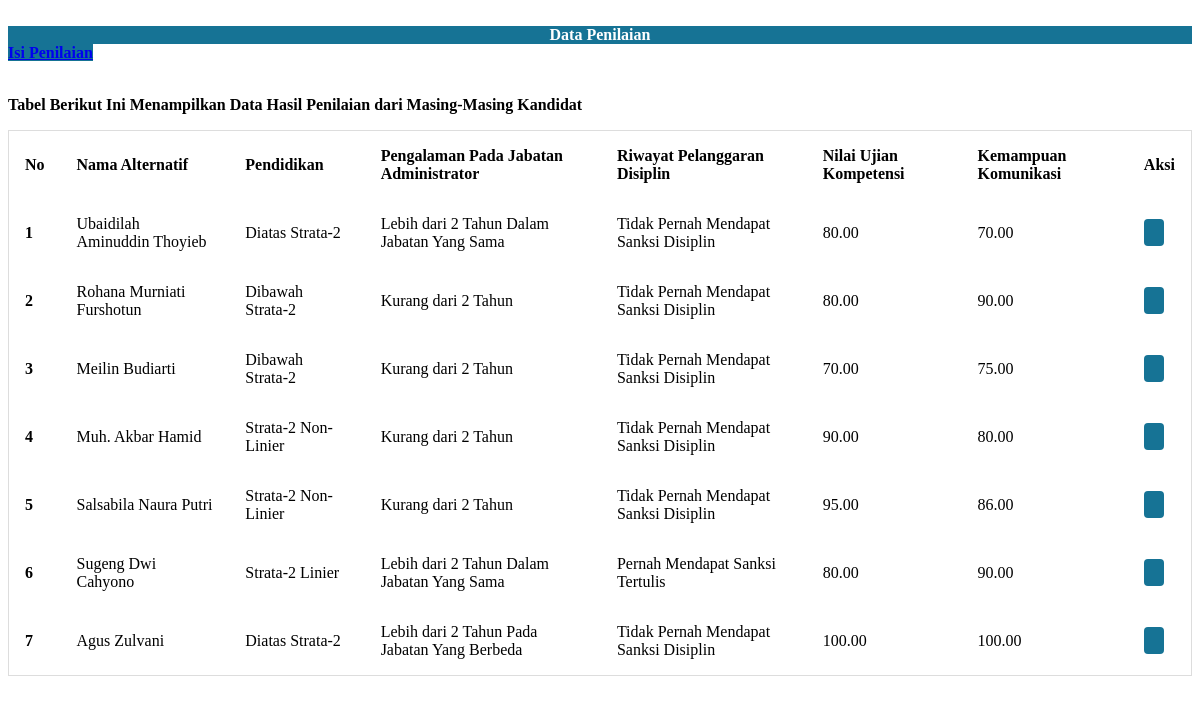
The page /penilaian.php on the database its author committed.
### tables this page shows
CREATE TABLE `Kriteria` (
  `id_kriteria` int(11) NOT NULL,
  `nama_kriteria` varchar(255) NOT NULL,
  `bobot_kriteria` decimal(5,2) DEFAULT NULL,
  `tipe_kriteria` enum('benefit','cost') DEFAULT NULL,
  `punyasub` enum('0','1') NOT NULL DEFAULT '0'
);

CREATE TABLE `SubKriteria` (
  `id_subkriteria` int(11) NOT NULL,
  `id_kriteria` int(11) DEFAULT NULL,
  `nama_subkriteria` varchar(255) NOT NULL,
  `bobot_subkriteria` decimal(5,2) NOT NULL,
  `tipe_subkriteria` enum('benefit','cost') NOT NULL
);

### penilaian.php (the view, shortened to what this page needs)
<?php
require 'config/koneksi.php';
$kriteriaQuery = mysqli_query($conn, "SELECT * FROM Kriteria");
$kriteriaData = [];
while ($kriteria = mysqli_fetch_array($kriteriaQuery)) {
    $kriteriaData[$kriteria['id_kriteria']] = [
        'nama_kriteria' => $kriteria['nama_kriteria'],
        'punyasub' => $kriteria['punyasub']
    ];
}
$sql = "
    SELECT
        a.id_alternatif,
        a.nama_alternatif,
        k.id_kriteria,
        k.nama_kriteria,
        sk.id_subkriteria,
        sk.nama_subkriteria,
        p.nilai,
        r.uraian
    FROM
        Alternatif a
    LEFT JOIN
        Penilaian p ON a.id_alternatif = p.id_alternatif
    LEFT JOIN
        Kriteria k ON p.id_kriteria = k.id_kriteria
    LEFT JOIN
        SubKriteria sk ON p.id_subkriteria = sk.id_subkriteria
    LEFT JOIN
        Rentang r ON p.nilai = r.nilai_rentang
        AND r.id_kriteria = p.id_kriteria
        AND (r.id_subkriteria = sk.id_subkriteria OR r.id_subkriteria IS NULL)
    WHERE
        a.status_alternatif = '1'
    ORDER BY
        a.id_alternatif, k.id_kriteria, sk.id_subkriteria;
";
$result = mysqli_query($conn, $sql);
$dataGrouped = [];
while ($data = mysqli_fetch_array($result)) {
    $id_alternatif = $data['id_alternatif'];
    $id_kriteria = $data['id_kriteria'];
    $id_subkriteria = $data['id_subkriteria'];
    $dataGrouped[$id_alternatif]['nama_alternatif'] = $data['nama_alternatif'];
    if ($kriteriaData[$id_kriteria]['punyasub'] == 1) {
        $dataGrouped[$id_alternatif]['nilai'][$id_kriteria]['subkriteria'][$id_subkriteria] = $data['uraian'] ?? $data['nilai'] ?? '-';
    } else {
        $dataGrouped[$id_alternatif]['nilai'][$id_kriteria]['uraian'] = $data['uraian'] ?? $data['nilai'] ?? '-';
    }
}
?>
<head>
</head>
<body>
    <br>
    <div class="card shadow mb-5">
        <div class="card-header py-3" style="text-align: center; background-color: #167395; color: white; font-weight:bold">Data Penilaian
        </div>
        <div class="card-body">
            <a href="dashboard.php?url=tambahnilai" class="btn btn-success btn-icon-split" style="background: #167395">
                <span class="text" style="font-weight: bold;">Isi Penilaian</span>
            </a>
            <br><br>
            <div>
                <p style="color: black; font-weight: bold">Tabel Berikut Ini Menampilkan Data Hasil Penilaian dari Masing-Masing Kandidat</p>
                <div>
                    <div class="table-responsive">
                        <table class="table table-bordered">
                            <thead>
                                <tr>
                                    <th scope="col">No</th>
                                    <th scope="col">Nama Alternatif</th>
                                    <?php
                                    foreach ($kriteriaData as $id_kriteria => $info) {
                                        if ($info['punyasub'] == 0) {
                                            echo "<th scope='col'>{$info['nama_kriteria']}</th>";
                                        } else {
                                            $subKriteriaQuery = mysqli_query($conn, "SELECT * FROM SubKriteria WHERE id_kriteria = '$id_kriteria'");
                                            while ($subKriteria = mysqli_fetch_array($subKriteriaQuery)) {
                                                echo "<th scope='col'>{$subKriteria['nama_subkriteria']}</th>";
                                            }
                                        }
                                    }
                                    ?>
                                    <th scope="col">Aksi</th>
                                </tr>
                            </thead>
                            <tbody>
                                <?php
                                $no = 0;
                                foreach ($dataGrouped as $id_alternatif => $dataAlternatif) {
                                    $no++;
                                    echo "<tr>";
                                    echo "<th scope='row'>$no</th>";
                                    echo "<td>" . $dataAlternatif['nama_alternatif'] . "</td>";
                                    foreach ($kriteriaData as $id_kriteria => $info) {
                                        if ($info['punyasub'] == 0) {
                                            if (isset($dataAlternatif['nilai'][$id_kriteria]['uraian'])) {
                                                echo "<td>" . $dataAlternatif['nilai'][$id_kriteria]['uraian'] . "</td>";
                                            } else {
                                                echo "<td>-</td>";
                                            }
                                        } else {
                                            $subKriteriaQuery = mysqli_query($conn, "SELECT * FROM SubKriteria WHERE id_kriteria = '$id_kriteria'");
                                            while ($subKriteria = mysqli_fetch_array($subKriteriaQuery)) {
                                                $id_subkriteria = $subKriteria['id_subkriteria'];
                                                if (isset($dataAlternatif['nilai'][$id_kriteria]['subkriteria'][$id_subkriteria])) {
                                                    echo "<td>" . $dataAlternatif['nilai'][$id_kriteria]['subkriteria'][$id_subkriteria] . "</td>";
                                                } else {
                                                    echo "<td>-</td>";
                                                }
                                            }
                                        }
                                    }
                                    echo "<td><a href='dashboard.php?url=editpenilaian&id_alternatif={$id_alternatif}' class='btn-edit'><i class='fa fa-edit'></i></a></td>";
                                    echo "</tr>";
                                }
                                ?>
                            </tbody>
                        </table>
                    </div>
                </div>
            </div>
        </div>
    </div>
</body>
</html>

### penilaian.php (style rules this page uses)
table { border-collapse: collapse; border-spacing: 0; width: 100%; border: 1px solid #ddd; }
th, td { text-align: left; padding: 16px; }
body { font-family: "Verdana"; }
.btn-edit { background-color: #167395; color: white; border: none; padding: 5px 10px; border-radius: 4px; text-decoration: none; }

### rows shown on the page
kriteria: nama_kriteria "Pendidikan", uraian "Diatas Strata-2", uraian "Dibawah Strata-2", uraian "Strata-2 Non-Linier", uraian "Strata-2 Linier"
subkriteria: nama_subkriteria "Pengalaman Pada Jabatan Administrator", id_subkriteria "Lebih dari 2 Tahun Dalam Jabatan Yang Sama", id_subkriteria "Kurang dari 2 Tahun", id_subkriteria "Lebih dari 2 Tahun Pada Jabatan Yang Berbeda"
subkriteria: nama_subkriteria "Riwayat Pelanggaran Disiplin", id_subkriteria "Tidak Pernah Mendapat Sanksi Disiplin", id_subkriteria "Pernah Mendapat Sanksi Tertulis"
kriteria: nama_kriteria "Nilai Ujian Kompetensi", uraian "80.00", uraian "70.00", uraian "90.00", uraian "95.00", uraian "100.00"
kriteria: nama_kriteria "Kemampuan Komunikasi", uraian "70.00", uraian "90.00", uraian "75.00", uraian "80.00", uraian "86.00", uraian "100.00"

### other values the page prints
$dataAlternatif['nama_alternatif'] "Ubaidilah Aminuddin Thoyieb"
$dataAlternatif['nama_alternatif'] "Rohana Murniati Furshotun"
$dataAlternatif['nama_alternatif'] "Meilin Budiarti"
$dataAlternatif['nama_alternatif'] "Muh. Akbar Hamid"
$dataAlternatif['nama_alternatif'] "Salsabila Naura Putri"
$dataAlternatif['nama_alternatif'] "Sugeng Dwi Cahyono"
$dataAlternatif['nama_alternatif'] "Agus Zulvani"
